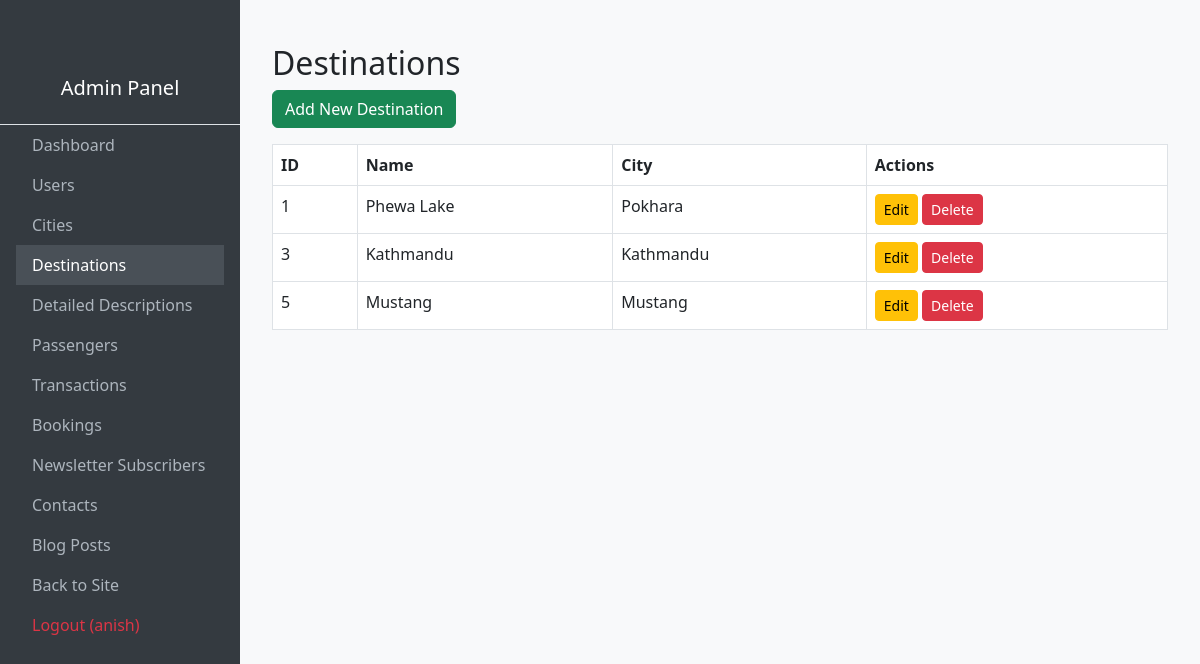
The page /admin-panel/destinations/ (signed in) on the database as committed earlier.
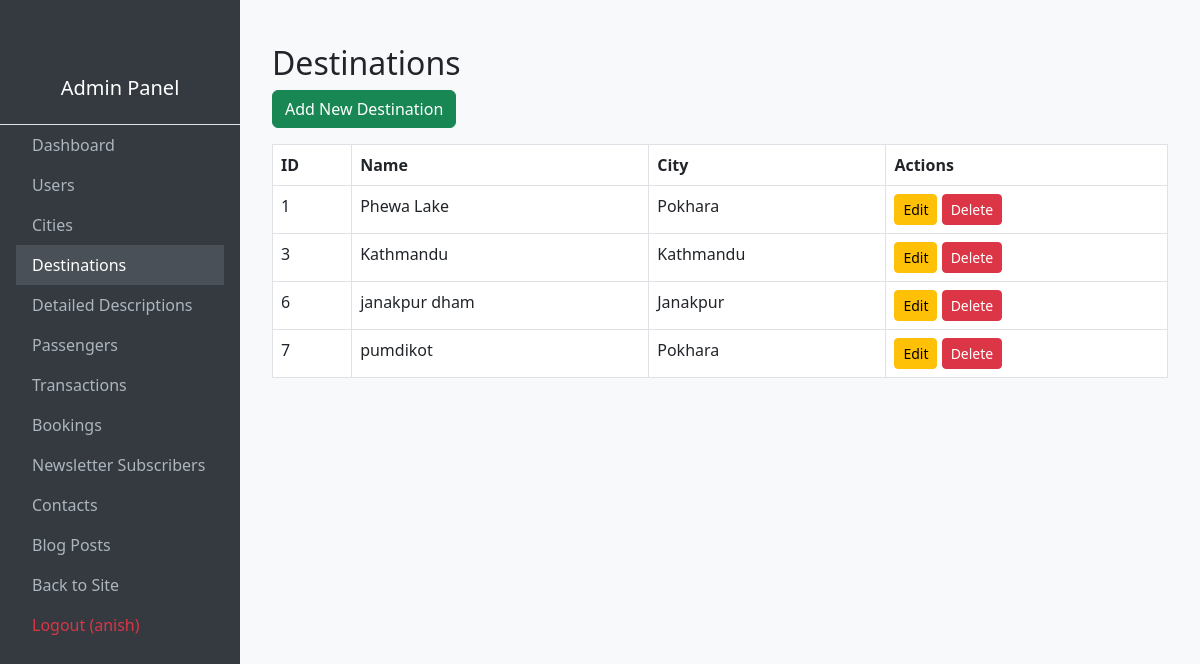
The same page on the database as committed later.
### yatra/models.py (models this page shows, shortened)
class Destination(models.Model):
    city = models.ForeignKey(City, on_delete=models.CASCADE, related_name="destinations")
    name = models.CharField(max_length=50)
    img1 = models.ImageField(upload_to='pics')
    img2 = models.ImageField(upload_to='pics')

class City(models.Model):
    name = models.CharField(max_length=50, unique=True)
    image = models.ImageField(upload_to='city_images/')
    description = models.TextField(blank=True)
    country = models.CharField(max_length=50, blank=True)
    slug = models.SlugField(unique=True, blank=True)

### adminpanel/views.py (the view)
# urls.py: path('destinations/', views.destination_list, name='admin_destination_list'),
@staff_member_required
def destination_list(request):
    destinations = Destination.objects.all()
    return render(request, 'adminpanel/destination_list.html', {'destinations': destinations})

### Templates/adminpanel/destination_list.html
{% extends "base.html" %}
{% block content %}
<div class="container mt-4">
    <h2>Destinations</h2>
    <a href="{% url 'admin_destination_create' %}" class="btn btn-success mb-3">Add New Destination</a>
    <table class="table table-bordered table-hover">
        <thead>
            <tr><th>ID</th><th>Name</th><th>City</th><th>Actions</th></tr>
        </thead>
        <tbody>
            {% for destination in destinations %}
            <tr>
                <td>{{ destination.id }}</td>
                <td>{{ destination.name }}</td>
                <td>{{ destination.city.name }}</td>
                <td>
                    <a href="{% url 'admin_destination_edit' destination.id %}" class="btn btn-warning btn-sm">Edit</a>
                    <a href="{% url 'admin_destination_delete' destination.id %}" class="btn btn-danger btn-sm">Delete</a>
                </td>
            </tr>
            {% empty %}
            <tr><td colspan="4">No destinations found.</td></tr>
            {% endfor %}
        </tbody>
    </table>
</div>
{% endblock %}

Rows that differ between the two databases and show on the page:
removed Destination: id "5", name "Mustang", city.name "Mustang"
added Destination: id "6", name "janakpur dham", city.name "Janakpur"
added Destination: id "7", name "pumdikot", city.name "Pokhara"
